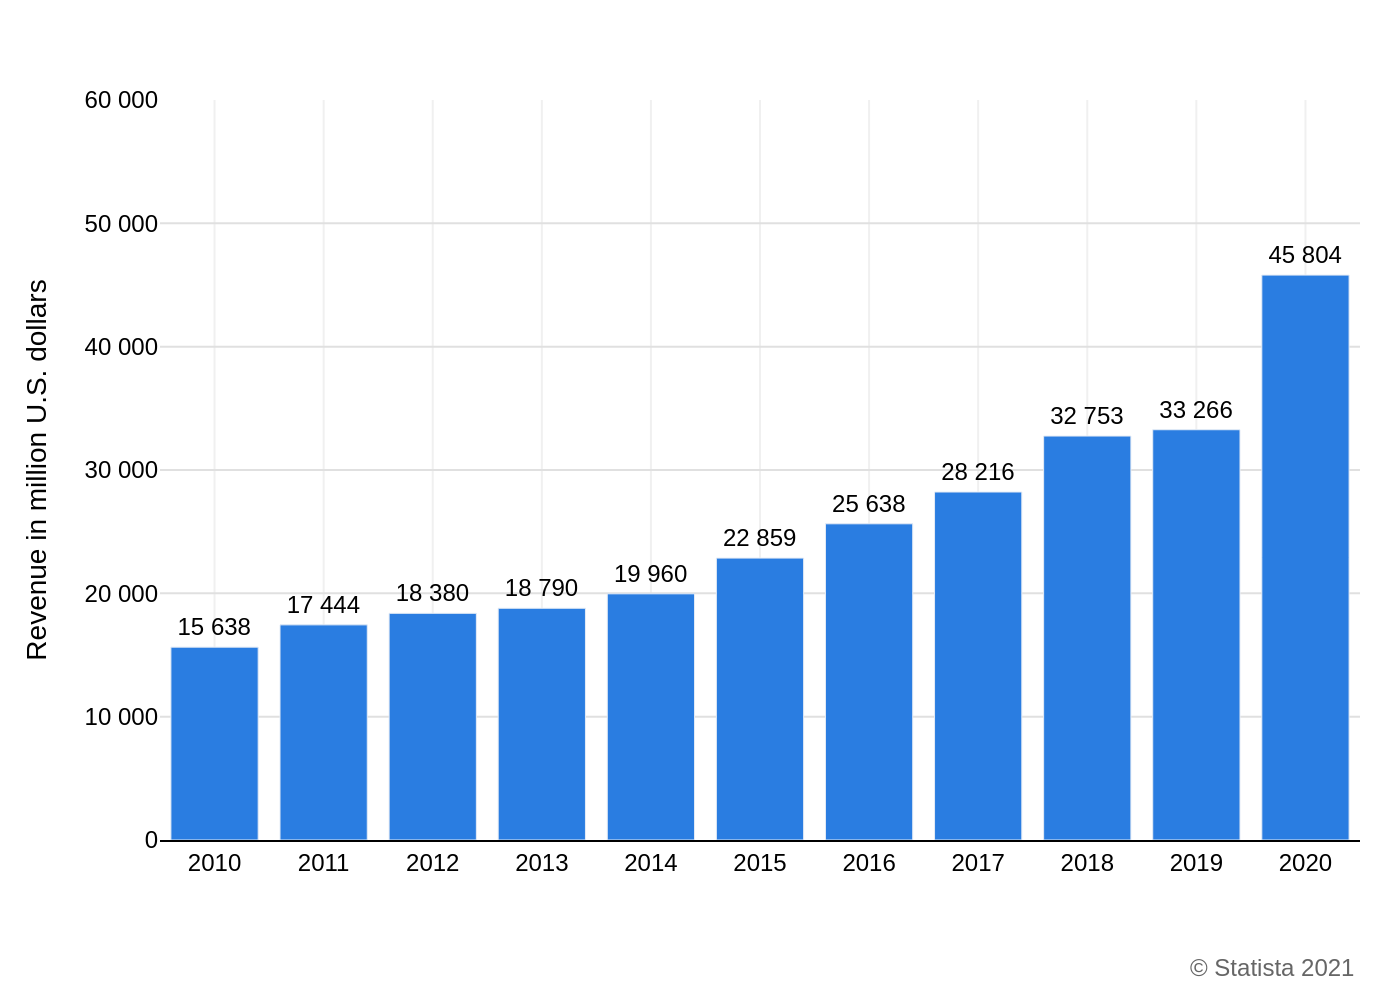

Recreate this plot in Python.
import sys
import json
import pathlib
import plotly.graph_objects as go

# --- 1. Load data from JSON file provided via command-line ---
if len(sys.argv) != 2:
    print("Usage: python generate_chart.py <json_file_path>")
    sys.exit(1)

json_path = pathlib.Path(sys.argv[1])
if not json_path.is_file():
    print(f"Error: JSON file not found at {json_path}")
    sys.exit(1)

with open(json_path, 'r', encoding='utf-8') as f:
    chart_info = json.load(f)

# --- 2. Extract data and text from the loaded JSON ---
chart_data = chart_info['chart_data']
texts = chart_info['texts']
colors = chart_info['colors']

# Prepare data for Plotly
x_values = [item['x'] for item in chart_data]
y_values = [item['y'] for item in chart_data]
bar_texts = [f"{item['y']:,}".replace(",", " ") for item in chart_data]

# --- 3. Create the Plotly figure ---
fig = go.Figure()

# Add the bar trace
fig.add_trace(go.Bar(
    x=x_values,
    y=y_values,
    text=bar_texts,
    textposition='outside',
    marker_color=colors[0],
    cliponaxis=False,  # Allow text to be drawn outside the axis range
    textfont=dict(
        family="Arial",
        size=12
    )
))

# --- 4. Configure layout, axes, and annotations ---
fig.update_layout(
    xaxis=dict(
        title_text=texts['x_axis_title'],
        tickmode='array',
        tickvals=x_values,
        ticktext=[str(x) for x in x_values],
        showgrid=True,
        gridcolor='#f0f0f0', # Faint vertical grid lines
        linecolor='black',
        zeroline=False
    ),
    yaxis=dict(
        title_text=texts['y_axis_title'],
        range=[0, 60000],
        tickmode='array',
        tickvals=[0, 10000, 20000, 30000, 40000, 50000, 60000],
        ticktext=[f"{v:,}".replace(",", " ") for v in [0, 10000, 20000, 30000, 40000, 50000, 60000]],
        showgrid=True,
        gridcolor='#e0e0e0', # Horizontal grid lines
        zeroline=False
    ),
    plot_bgcolor='white',
    font=dict(
        family="Arial",
        size=12,
        color="black"
    ),
    margin=dict(l=80, r=20, t=50, b=80),
    showlegend=False,
    annotations=[
        dict(
            text=texts['source'],
            showarrow=False,
            xref='paper',
            yref='paper',
            x=1.0,
            y=-0.15,
            xanchor='right',
            yanchor='top',
            font=dict(
                family="Arial",
                size=12,
                color="#666666"
            )
        )
    ]
)

# --- 5. Output the chart as a PNG file ---
output_filename = json_path.with_suffix('.png')
fig.write_image(output_filename, scale=2)

print(f"Chart saved to {output_filename}")
